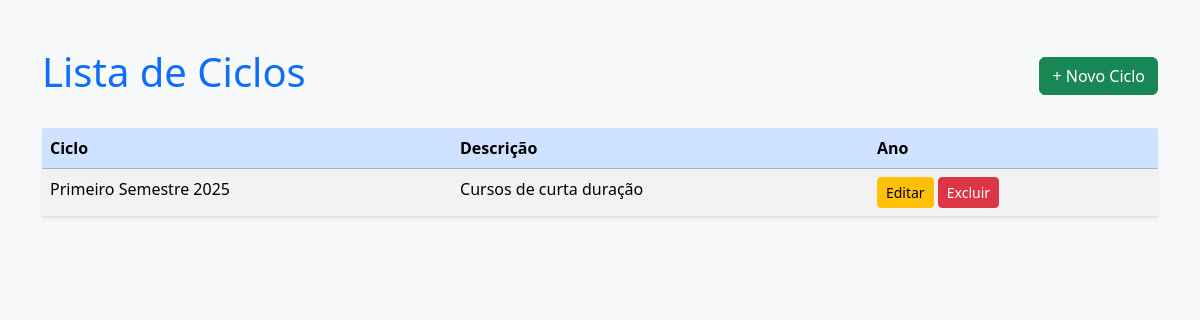
/ciclos/, run on the app's committed database.
### app/models.py (models this page shows, shortened)
class Ciclo(models.Model):
    nome_ciclo = models.CharField(max_length=50)
    data_inicio = models.DateField()
    data_fim = models.DateField()
    descricao_ciclo = models.CharField(max_length=100)
    status = models.CharField(max_length=30)
    ano_referencia = models.IntegerField()

### app/views.py (the view)
# urls.py: path("ciclos/", CicloListView.as_view(), name="ciclo_list"),
class CicloListView(ListView):
    model = Ciclo
    template_name = "app/ciclo_list.html"
    context_object_name = "ciclos"

### app/templates/app/ciclo_list.html (shortened to what this page needs)
<!DOCTYPE html>
<html lang="pt-br">
<head>
    <link href="https://cdn.jsdelivr.net/npm/bootstrap@5.3.3/dist/css/bootstrap.min.css" rel="stylesheet">
</head>
<body class="bg-light">
    <div class="container mt-5">
        <div class="d-flex justify-content-between align-items-center mb-4">
            <h1 class="text-primary">Lista de Ciclos</h1>
            <a href="{% url 'ciclo_create' %}" class="btn btn-success">+ Novo Ciclo</a>
        </div>
        {% if ciclos %}
        <table class="table table-striped table-hover shadow-sm">
            <thead class="table-primary">
                <tr>
                    <th>Ciclo</th>
                    <th>Descrição</th>
                    <th>Ano</th>
                </tr>
            </thead>
            <tbody>
                {% for ciclo in ciclos %}
                <tr>
                    <td>{{ ciclo.nome_ciclo }}</td>
                    <td>{{ ciclo.descricao_ciclo }}</td>
                    <td>
                        <a href="{% url 'ciclo_update' ciclo.pk %}" class="btn btn-warning btn-sm">Editar</a>
                        <a href="{% url 'ciclo_delete' ciclo.pk %}" class="btn btn-danger btn-sm">Excluir</a>
                    </td>
                </tr>
                {% endfor %}
            </tbody>
        </table>
        {% else %}
            <div class="alert alert-info text-center">
                Nenhum ciclo cadastrado.
            </div>
        {% endif %}
    </div>
</body>
</html>

### data on the page
Ciclo: nome_ciclo "Primeiro Semestre 2025", descricao_ciclo "Cursos de curta duração"
